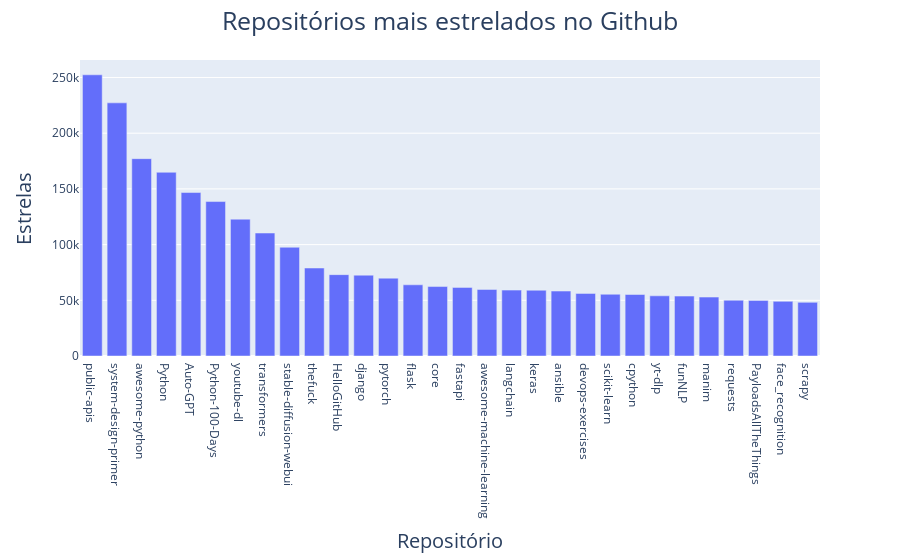

Write notebook code for a chart like this one.
### Markdown cell above
## Visualizando repositórios com plotly

### Code cell
# Informações do repositorio
repo_dicts = response_dict['items'] # lista de dicionarios
print(f'Repositórios retornados: {len(repo_dicts)}')

repo_names, stars, hover_texts = [], [], []

for repo_dict in repo_dicts:
    repo_names.append(repo_dict['name'])
    stars.append(repo_dict['stargazers_count'])
    
# Criação hover_texts
    owner = repo_dict['owner']['login']
    description = repo_dict['description']
    hover_text = f'{owner}<br />{description}'
    hover_texts.append(hover_text)    

    
# Visualização
title = 'Repositórios mais estrelados no Github'
labels = {'x':'Repositório', 'y':'Estrelas'}
fig = px.bar(x=repo_names, y=stars,labels=labels, hover_name=hover_texts )

fig.update_layout(xaxis_title=labels['x'], 
                  yaxis_title=labels['y'], 
                  title=title, 
                  xaxis_title_font_size=20, 
                  yaxis_title_font_size=20, 
                  title_font_size=25,
                  title_x=0.5,
                  )
fig.show()

### Figure 1 — Plotly figure (JSON) as saved in the notebook; plotly's stock layout.template omitted (floating-point values rounded to 4 significant figures)
{"data": [{"alignmentgroup": "True", "hovertemplate": "<b>%{hovertext}</b><br><br>Repositório=%{x}<br>Estrelas=%{y}<extra></extra>", "hovertext": ["public-apis<br />A collective list of free APIs", "donnemartin<br />Learn how to design large-scale systems. Prep for the system design interview.  Includes Anki flashcards.", "vinta<br />A curated list of awesome Python frameworks, libraries, software and resources", "TheAlgorithms<br />All Algorithms implemented in Python", "Significant-Gravitas<br />An experimental open-source attempt to make GPT-4 fully autonomous.", "jackfrued<br />Python - 100天从新手到大师", "ytdl-org<br />Command-line program to download videos from YouTube.com and other video sites", "huggingface<br />🤗 Transformers: State-of-the-art Machine Learning for Pytorch, TensorFlow, and JAX.", "AUTOMATIC1111<br />Stable Diffusion web UI", "nvbn<br />Magnificent app which corrects your previous console command.", "521xueweihan<br />:octocat: 分享 GitHub 上有趣、入门级的开源项目。Share interesting, entry-level open source projects on GitHub.", "django<br />The Web framework for perfectionists with deadlines.", "pytorch<br />Tensors and Dynamic neural networks in Python with strong GPU acceleration", "pallets<br />The Python micro framework for building web applications.", "home-assistant<br />:house_with_garden: Open source home automation that puts local control and privacy first.", "tiangolo<br />FastAPI framework, high performance, easy to learn, fast to code, ready for production", "josephmisiti<br />A curated list of awesome Machine Learning frameworks, libraries and software.", "langchain-ai<br />⚡ Building applications with LLMs through composability ⚡", "keras-team<br />Deep Learning for humans", "ansible<br />Ansible is a radically simple IT automation platform that makes your applications and systems easier to deploy and maintain. Automate everything from code deployment to network configuration to cloud management, in a language that approaches plain English, using SSH, with no agents to install on remote systems. https://docs.ansible.com.", "bregman-arie<br />Linux, Jenkins, AWS, SRE, Prometheus, Docker, Python, Ansible, Git, Kubernetes, Terraform, OpenStack, SQL, NoSQL, Azure, GCP, DNS, Elastic, Network, Virtualization. DevOps Interview Questions", "scikit-learn<br />scikit-learn: machine learning in Python", "python<br />The Python programming language", "yt-dlp<br />A youtube-dl fork with additional features and fixes", "fighting41love<br />中英文敏感词、语言检测、中外手机/电话归属地/运营商查询、名字推断性别、手机号抽取、身份证抽取、邮箱抽取、中日文人名库、中文缩写库、拆字词典、词汇情感值、停用词、反动词表、暴恐词表、繁简体转换、英文模拟中文发音、汪峰歌词生成器、职业名称词库、同义词库、反义词库、否定词库、汽车品牌词库、汽车零件词库、连续英文切割、各种中文词向量、公司名字大全、古诗词库、IT词库、财经词库、成语词库、地名词库、历史名人词库、诗词词库、医学词库、饮食词库、法律词库、汽车词库、动物词库、中文聊天语料、中文谣言数据、百度中文问答数据集、句子相似度匹配算法集合、bert资源、文本生成&摘要相关工具、cocoNLP信息抽取工具、国内电话号码正则匹配、清华大学XLORE:中英文跨语言百科知识图谱、清华大学人工智能技术系列报告、自然语言生成、NLU太难了系列、自动对联数据及机器人、用户名黑名单列表、罪名法务名词及分类模型、微信公众号语料、cs224n深度学习自然语言处理课程、中文手写汉字识别、中文自然语言处理 语料/数据集、变量命名神器、分词语料库+代码、任务型对话英文数据集、ASR 语音数据集 + 基于深度学习的中文语音识别系统、笑声检测器、Microsoft多语言数字/单位/如日期时间识别包、中华新华字典数据库及api(包括常用歇后语、成语、词语和汉字)、文档图谱自动生成、SpaCy 中文模型、Common Voice语音识别数据集新版、神经网络关系抽取、基于bert的命名实体识别、关键词(Keyphrase)抽取包pke、基于医疗领域知识图谱的问答系统、基于依存句法与语义角色标注的事件三元组抽取、依存句法分析4万句高质量标注数据、cnocr：用来做中文OCR的Python3包、中文人物关系知识图谱项目、中文nlp竞赛项目及代码汇总、中文字符数据、speech-aligner: 从“人声语音”及其“语言文本”产生音素级别时间对齐标注的工具、AmpliGraph: 知识图谱表示学习(Python)库：知识图谱概念链接预测、Scattertext 文本可视化(python)、语言/知识表示工具：BERT & ERNIE、中文对比英文自然语言处理NLP的区别综述、Synonyms中文近义词工具包、HarvestText领域自适应文本挖掘工具（新词发现-情感分析-实体链接等）、word2word：(Python)方便易用的多语言词-词对集：62种语言/3,564个多语言对、语音识别语料生成工具：从具有音频/字幕的在线视频创建自动语音识别(ASR)语料库、构建医疗实体识别的模型（包含词典和语料标注）、单文档非监督的关键词抽取、Kashgari中使用gpt-2语言模型、开源的金融投资数据提取工具、文本自动摘要库TextTeaser: 仅支持英文、人民日报语料处理工具集、一些关于自然语言的基本模型、基于14W歌曲知识库的问答尝试--功能包括歌词接龙and已知歌词找歌曲以及歌曲歌手歌词三角关系的问答、基于Siamese bilstm模型的相似句子判定模型并提供训练数据集和测试数据集、用Transformer编解码模型实现的根据Hacker News文章标题自动生成评论、用BERT进行序列标记和文本分类的模板代码、LitBank：NLP数据集——支持自然语言处理和计算人文学科任务的100部带标记英文小说语料、百度开源的基准信息抽取系统、虚假新闻数据集、Facebook: LAMA语言模型分析，提供Transformer-XL/BERT/ELMo/GPT预训练语言模型的统一访问接口、CommonsenseQA：面向常识的英文QA挑战、中文知识图谱资料、数据及工具、各大公司内部里大牛分享的技术文档 PDF 或者 PPT、自然语言生成SQL语句（英文）、中文NLP数据增强（EDA）工具、英文NLP数据增强工具 、基于医药知识图谱的智能问答系统、京东商品知识图谱、基于mongodb存储的军事领域知识图谱问答项目、基于远监督的中文关系抽取、语音情感分析、中文ULMFiT-情感分析-文本分类-语料及模型、一个拍照做题程序、世界各国大规模人名库、一个利用有趣中文语料库 qingyun 训练出来的中文聊天机器人、中文聊天机器人seqGAN、省市区镇行政区划数据带拼音标注、教育行业新闻语料库包含自动文摘功能、开放了对话机器人-知识图谱-语义理解-自然语言处理工具及数据、中文知识图谱：基于百度百科中文页面-抽取三元组信息-构建中文知识图谱、masr: 中文语音识别-提供预训练模型-高识别率、Python音频数据增广库、中文全词覆盖BERT及两份阅读理解数据、ConvLab：开源多域端到端对话系统平台、中文自然语言处理数据集、基于最新版本rasa搭建的对话系统、基于TensorFlow和BERT的管道式实体及关系抽取、一个小型的证券知识图谱/知识库、复盘所有NLP比赛的TOP方案、OpenCLaP：多领域开源中文预训练语言模型仓库、UER：基于不同语料+编码器+目标任务的中文预训练模型仓库、中文自然语言处理向量合集、基于金融-司法领域(兼有闲聊性质)的聊天机器人、g2pC：基于上下文的汉语读音自动标记模块、Zincbase 知识图谱构建工具包、诗歌质量评价/细粒度情感诗歌语料库、快速转化「中文数字」和「阿拉伯数字」、百度知道问答语料库、基于知识图谱的问答系统、jieba_fast 加速版的jieba、正则表达式教程、中文阅读理解数据集、基于BERT等最新语言模型的抽取式摘要提取、Python利用深度学习进行文本摘要的综合指南、知识图谱深度学习相关资料整理、维基大规模平行文本语料、StanfordNLP 0.2.0：纯Python版自然语言处理包、NeuralNLP-NeuralClassifier：腾讯开源深度学习文本分类工具、端到端的封闭域对话系统、中文命名实体识别：NeuroNER vs. BertNER、新闻事件线索抽取、2019年百度的三元组抽取比赛：“科学空间队”源码、基于依存句法的开放域文本知识三元组抽取和知识库构建、中文的GPT2训练代码、ML-NLP - 机器学习(Machine Learning)NLP面试中常考到的知识点和代码实现、nlp4han:中文自然语言处理工具集(断句/分词/词性标注/组块/句法分析/语义分析/NER/N元语法/HMM/代词消解/情感分析/拼写检查、XLM：Facebook的跨语言预训练语言模型、用基于BERT的微调和特征提取方法来进行知识图谱百度百科人物词条属性抽取、中文自然语言处理相关的开放任务-数据集-当前最佳结果、CoupletAI - 基于CNN+Bi-LSTM+Attention 的自动对对联系统、抽象知识图谱、MiningZhiDaoQACorpus - 580万百度知道问答数据挖掘项目、brat rapid annotation tool: 序列标注工具、大规模中文知识图谱数据：1.4亿实体、数据增强在机器翻译及其他nlp任务中的应用及效果、allennlp阅读理解:支持多种数据和模型、PDF表格数据提取工具 、 Graphbrain：AI开源软件库和科研工具，目的是促进自动意义提取和文本理解以及知识的探索和推断、简历自动筛选系统、基于命名实体识别的简历自动摘要、中文语言理解测评基准，包括代表性的数据集&基准模型&语料库&排行榜、树洞 OCR 文字识别 、从包含表格的扫描图片中识别表格和文字、语声迁移、Python口语自然语言处理工具集(英文)、 similarity：相似度计算工具包，java编写、海量中文预训练ALBERT模型 、Transformers 2.0 、基于大规模音频数据集Audioset的音频增强 、Poplar：网页版自然语言标注工具、图片文字去除，可用于漫画翻译 、186种语言的数字叫法库、Amazon发布基于知识的人-人开放领域对话数据集 、中文文本纠错模块代码、繁简体转换 、 Python实现的多种文本可读性评价指标、类似于人名/地名/组织机构名的命名体识别数据集 、东南大学《知识图谱》研究生课程(资料)、. 英文拼写检查库 、 wwsearch是企业微信后台自研的全文检索引擎、CHAMELEON：深度学习新闻推荐系统元架构 、 8篇论文梳理BERT相关模型进展与反思、DocSearch：免费文档搜索引擎、 LIDA：轻量交互式对话标注工具 、aili - the fastest in-memory index in the East 东半球最快并发索引 、知识图谱车音工作项目、自然语言生成资源大全 、中日韩分词库mecab的Python接口库、中文文本摘要/关键词提取、汉字字符特征提取器 (featurizer)，提取汉字的特征（发音特征、字形特征）用做深度学习的特征、中文生成任务基准测评 、中文缩写数据集、中文任务基准测评 - 代表性的数据集-基准(预训练)模型-语料库-baseline-工具包-排行榜、PySS3：面向可解释AI的SS3文本分类器机器可视化工具 、中文NLP数据集列表、COPE - 格律诗编辑程序、doccano：基于网页的开源协同多语言文本标注工具 、PreNLP：自然语言预处理库、简单的简历解析器，用来从简历中提取关键信息、用于中文闲聊的GPT2模型：GPT2-chitchat、基于检索聊天机器人多轮响应选择相关资源列表(Leaderboards、Datasets、Papers)、(Colab)抽象文本摘要实现集锦(教程 、词语拼音数据、高效模糊搜索工具、NLP数据增广资源集、微软对话机器人框架 、 GitHub Typo Corpus：大规模GitHub多语言拼写错误/语法错误数据集、TextCluster：短文本聚类预处理模块 Short text cluster、面向语音识别的中文文本规范化、BLINK：最先进的实体链接库、BertPunc：基于BERT的最先进标点修复模型、Tokenizer：快速、可定制的文本词条化库、中文语言理解测评基准，包括代表性的数据集、基准(预训练)模型、语料库、排行榜、spaCy 医学文本挖掘与信息提取 、 NLP任务示例项目代码集、 python拼写检查库、chatbot-list - 行业内关于智能客服、聊天机器人的应用和架构、算法分享和介绍、语音质量评价指标(MOSNet, BSSEval, STOI, PESQ, SRMR)、 用138GB语料训练的法文RoBERTa预训练语言模型 、BERT-NER-Pytorch：三种不同模式的BERT中文NER实验、无道词典 - 有道词典的命令行版本，支持英汉互查和在线查询、2019年NLP亮点回顾、 Chinese medical dialogue data 中文医疗对话数据集 、最好的汉字数字(中文数字)-阿拉伯数字转换工具、 基于百科知识库的中文词语多词义/义项获取与特定句子词语语义消歧、awesome-nlp-sentiment-analysis - 情感分析、情绪原因识别、评价对象和评价词抽取、LineFlow：面向所有深度学习框架的NLP数据高效加载器、中文医学NLP公开资源整理 、MedQuAD：(英文)医学问答数据集、将自然语言数字串解析转换为整数和浮点数、Transfer Learning in Natural Language Processing (NLP) 、面向语音识别的中文/英文发音辞典、Tokenizers：注重性能与多功能性的最先进分词器、CLUENER 细粒度命名实体识别 Fine Grained Named Entity Recognition、 基于BERT的中文命名实体识别、中文谣言数据库、NLP数据集/基准任务大列表、nlp相关的一些论文及代码, 包括主题模型、词向量(Word Embedding)、命名实体识别(NER)、文本分类(Text Classificatin)、文本生成(Text Generation)、文本相似性(Text Similarity)计算等，涉及到各种与nlp相关的算法，基于keras和tensorflow 、Python文本挖掘/NLP实战示例、 Blackstone：面向非结构化法律文本的spaCy pipeline和NLP模型通过同义词替换实现文本“变脸” 、中文 预训练 ELECTREA 模型: 基于对抗学习 pretrain Chinese Model 、albert-chinese-ner - 用预训练语言模型ALBERT做中文NER 、基于GPT2的特定主题文本生成/文本增广、开源预训练语言模型合集、多语言句向量包、编码、标记和实现：一种可控高效的文本生成方法、 英文脏话大列表 、attnvis：GPT2、BERT等transformer语言模型注意力交互可视化、CoVoST：Facebook发布的多语种语音-文本翻译语料库，包括11种语言(法语、德语、荷兰语、俄语、西班牙语、意大利语、土耳其语、波斯语、瑞典语、蒙古语和中文)的语音、文字转录及英文译文、Jiagu自然语言处理工具 - 以BiLSTM等模型为基础，提供知识图谱关系抽取 中文分词 词性标注 命名实体识别 情感分析 新词发现 关键词 文本摘要 文本聚类等功能、用unet实现对文档表格的自动检测，表格重建、NLP事件提取文献资源列表 、 金融领域自然语言处理研究资源大列表、CLUEDatasetSearch - 中英文NLP数据集：搜索所有中文NLP数据集，附常用英文NLP数据集 、medical_NER - 中文医学知识图谱命名实体识别 、(哈佛)讲因果推理的免费书、知识图谱相关学习资料/数据集/工具资源大列表、Forte：灵活强大的自然语言处理pipeline工具集 、Python字符串相似性算法库、PyLaia：面向手写文档分析的深度学习工具包、TextFooler：针对文本分类/推理的对抗文本生成模块、Haystack：灵活、强大的可扩展问答(QA)框架、中文关键短语抽取工具", "3b1b<br />Animation engine for explanatory math videos", "psf<br />A simple, yet elegant, HTTP library.", "swisskyrepo<br />A list of useful payloads and bypass for Web Application Security and Pentest/CTF", "ageitgey<br />The world's simplest facial recognition api for Python and the command line", "scrapy<br />Scrapy, a fast high-level web crawling & scraping framework for Python."], "legendgroup": "", "marker": {"color": "#636efa", "pattern": {"shape": ""}}, "name": "", "offsetgroup": "", "orientation": "v", "showlegend": false, "textposition": "auto", "type": "bar", "x": ["public-apis", "system-design-primer", "awesome-python", "Python", "Auto-GPT", "Python-100-Days", "youtube-dl", "transformers", "stable-diffusion-webui", "thefuck", "HelloGitHub", "django", "pytorch", "flask", "core", "fastapi", "awesome-machine-learning", "langchain", "keras", "ansible", "devops-exercises", "scikit-learn", "cpython", "yt-dlp", "funNLP", "manim", "requests", "PayloadsAllTheThings", "face_recognition", "scrapy"], "xaxis": "x", "y": [252414, 227214, 177140, 164900, 146738, 138631, 122826, 110395, 97605, 78992, 73033, 72562, 69879, 63907, 62330, 61585, 59742, 59138, 59040, 58287, 56193, 55424, 55205, 54016, 53784, 52886, 50076, 49928, 49062, 48164], "yaxis": "y"}], "layout": {"barmode": "relative", "legend": {"tracegroupgap": 0}, "margin": {"t": 60}, "title": {"font": {"size": 25}, "text": "Repositórios mais estrelados no Github", "x": 0.5}, "xaxis": {"anchor": "y", "domain": [0, 1], "title": {"font": {"size": 20}, "text": "Repositório"}}, "yaxis": {"anchor": "x", "domain": [0, 1], "title": {"font": {"size": 20}, "text": "Estrelas"}}}}
